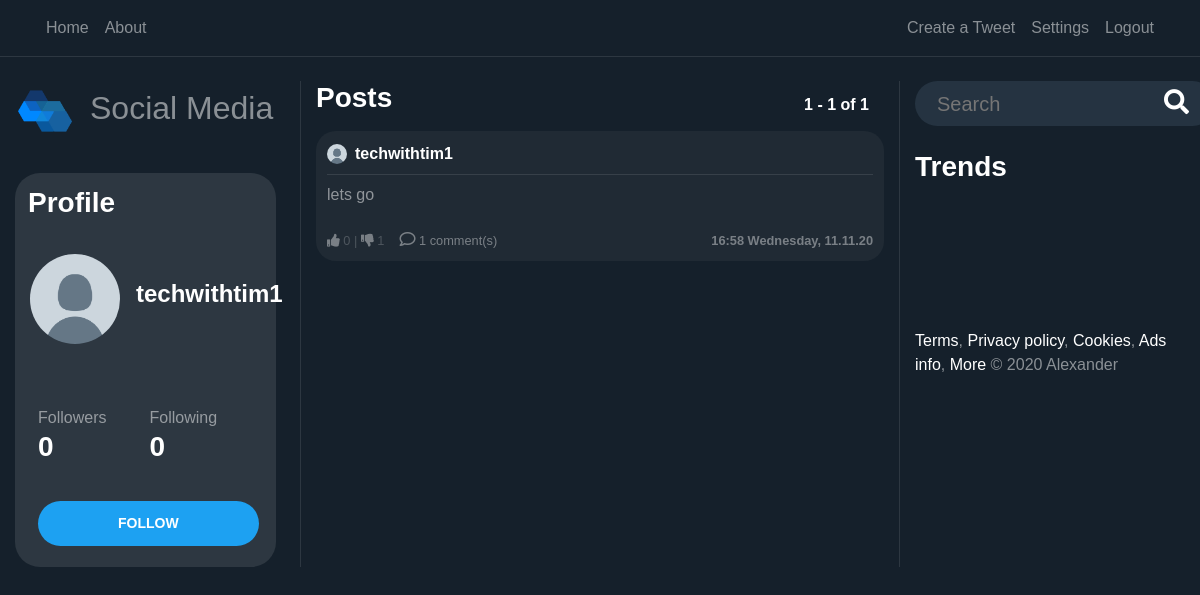
/user/techwithtim1 (signed in), run on the app's committed database.
### users/models.py (models this page shows, shortened)
class Profile(models.Model):
    user = models.OneToOneField(User, on_delete=models.CASCADE)
    image = models.ImageField(default='default.png', upload_to='profile_pics')
    @property
    def followers(self):
        return Follow.objects.filter(follow_user=self.user).count()
    @property
    def following(self):
        return Follow.objects.filter(user=self.user).count()

### blog/models.py (models this page shows, shortened)
class Post(models.Model):
    content = models.TextField(max_length=1000)
    date_posted = models.DateTimeField(default=timezone.now)
    author = models.ForeignKey(User, on_delete=models.CASCADE)
    likes= models.IntegerField(default=0)
    dislikes= models.IntegerField(default=0)
    @property
    def number_of_comments(self):
        return Comment.objects.filter(post_connected=self).count()

### blog/views.py (the view, shortened to what this page needs)
# urls.py: path('user/<str:username>', UserPostListView.as_view(), name='user-posts'),
class UserPostListView(LoginRequiredMixin, ListView):
    model = Post
    template_name = 'blog/user_posts.html'
    context_object_name = 'posts'
    paginate_by = PAGINATION_COUNT
    def visible_user(self):
        return get_object_or_404(User, username=self.kwargs.get('username'))
    def get_context_data(self, **kwargs):
        visible_user = self.visible_user()
        logged_user = self.request.user
        print(logged_user.username == '', file=sys.stderr)
        if logged_user.username == '' or logged_user is None:
            can_follow = False
        else:
            can_follow = (Follow.objects.filter(user=logged_user,
                                                follow_user=visible_user).count() == 0)
        data = super().get_context_data(**kwargs)
        data['user_profile'] = visible_user
        data['can_follow'] = can_follow
        return data
    def get_queryset(self):
        user = self.visible_user()
        return Post.objects.filter(author=user).order_by('-date_posted')

### blog/templates/blog/user_posts.html
{% extends "blog/home.html" %}

### blog/templates/blog/home.html (shortened to what this page needs)
{% extends "blog/base.html" %}
{% load static %}
{% block content %}
    <div class="row">
        <div class="col-12 col-md-3 pr-4 dont-move">
            <a href="/"> <h2><img class="img-fluid" width="60" style="margin-right: 15px;" src="{% static 'blog/logo1.png' %}">Social Media</h2></a><br>
            <div class="profile-section">
            <h3 class="white-important p-2">
                Profile
            </h3>
            <article class="media content-section" style="height: 140px; width: 100%">
                {%  if user_profile != None %}
                    <div class="mt-2 d-flex full-width align-items-center">
                        <img
                           class="rounded-circle mr-3 img-fluid"
                           style="width: 90px; height: 90px;"
                           src="{{ user_profile.profile.image.url }}">
                        <div>
                            <h4 style="text-align: left"
                                    class="white-important">
                                {{ user_profile.username }}
                            </h4>
                        </div>
                    </div>
                {%  endif %}
            </article>
            <article class="media content-section">
                <div class="row full-width pl-2">
                    <div class="col-6">
                            Followers
                    </div>
                    <div class="col-6">
                            Following
                    </div>
                    {%  if user_profile != None %}
                        <div class="col-6">
                            <h3 class="white-important follow-click">
                                <a href="{% url 'user-followers' user_profile.username %}">
                                    {{ user_profile.profile.followers }}
                                </a>
                            </h3>
                        </div>
                         <div class="col-6">
                            <a href="{% url 'user-follows' user_profile.username %}">
                                <h3 class="white-important follow-click">
                                    {{ user_profile.profile.following }}
                                </h3>
                            </a>
                        </div>
                    {%  endif %}
                </div>
            </article>
            <div class="d-flex">
                {%  if user_profile is not None and user_profile.id != user.id  and user.username != '' %}
                    <form method="POST">
                        <div class="form-group">
                            <button style="margin-left: 18px" class="btn btn-sm btn-outline-primary"
                                    name="{% if can_follow %}follow{% else %}unfollow{% endif %}"
                                    type="submit">
                                 {% if can_follow %}
                                     FOLLOW
                                 {% else %}
                                     UNFOLLOW
                                 {% endif %}
                            </button>
                        </div>
                    </form>
                {% endif %}
            </div>
            </div>
        </div>
        <div class="col-12 col-md-6 scrollable" >
            <div class="full-width row">
                <div class="col-6">
                    <h3 class="white-important mb-3">
                        Posts
                    </h3>
                </div>
                 <div class="col-6 no-padding">
                    <h6
                            style="position: absolute; bottom: 0; right: 0"
                            class="white-important mb-3">
                        {{ page_obj.start_index }} - {{ page_obj.end_index }} of
                        {{ paginator.count }}
                    </h6>
                </div>
            </div>
            {% for post in posts %}
                <article class="media content-section hovered-tweet">
                <div style="width: 100%; word-break: break-all;">
                    <div class="pb-2 row m-0" style="width: 100%; margin-right: 0 !important;">
                       <div
                               style="padding-left: 0px !important;"
                               class="col-8 no-padding d-flex align-items-center">
                           <img
                               class="rounded-circle mr-2"
                               style="width: 20px; height: 20px;"
                               src="{{ post.author.profile.image.url }}">
                           <a class="mr-2 white-important" href="{% url 'user-posts' post.author %}">
                               {{ post.author }}
                           </a>
                       </div>
                       <div class="col-4 d-flex flex-row-reverse no-padding align-items-center"
                            style="padding-right: 0 !important;">
                       </div>
                   </div>
                    <div
                            class="mb-2"
                            style="width: 100%; height: 1px; background-color: rgba(255, 255, 255, 0.1)"></div>
                    <a
                            style="color: rgba(255, 255, 255, 0.5) !important;"
                            href="{% url 'post-detail' post.id %}">
                        <p class="mb-4">
                            {{ post.content }}
                        </p>
                    </a>
                        <div class="row">
                            <div class="col-6" style="display: flex;">
                                <small style="opacity: 0.4;">
                                    <a href="#" onClick="document.getElementById('likebutton').submit()"><i class="fas fa-thumbs-up"></i></a> {{post.likes}}   |   <a href="#" onClick="document.getElementById('dislikebutton').submit()"><i class="fas fa-thumbs-down"></i></a> {{post.dislikes}}
                                </small>
                                <small style="opacity: 0.4; margin-left:15px;">
                                    <a href="/post/{{post.id}}/">
                                        <i style=" font-size: 16px;" class="far fa-comment"></i> {{ post.number_of_comments }} comment(s)
                                    </a>
                                </small>
                            </div>
                            <div class="col-6">
                                <small
                                        style="opacity: 0.4;"
                                    class="white-important d-flex full-width flex-row-reverse">
                                    {{ post.date_posted | date:"H:i l, d.m.y" }}
                                </small>
                            </div>
                        </div>
                </div>
                </article>
            {% endfor %}
        </div>
        <div class="col-12 col-md-3 dont-move">
            <form action="{% url 'search' %}" method="post">{% csrf_token %}
                <div class="search-container">
                    <div class="search">
                    <input required name="search" type="text" id="zip-code-input" placeholder="Search">
                    <button type="submit" style="border:0; background: transparent;"><i class="fa fa-search"></i> </button> </a>
                </form>
              </div>
            </div>
            <h3 class="white-important mb-3 mt-4"> Trends </h3>
                <div class="container1" style="margin-top: 145px;">
                <p><a href="">Terms</a>,
<a href="">Privacy policy</a>,
<a href="">Cookies</a>,
<a href="">Ads info</a>,
<a href="">More</a>
© 2020 Alexander</p>
</div>
        </div>
    </div>
{% endblock content %}

### blog/static/blog/main.css (style rules this page uses)
:root { --muted-color: rgba(255, 255, 255, 0.5); }
body { background: #15202b; color: var(--muted-color); margin-top: 5rem; }
h1, h2, h3, h4, h5, h6 { color: var(--muted-color); }
.content-section { padding: 10px 10px; margin-bottom: 20px; }
.no-padding { padding: 0 !important; }
a { color: white; text-underline: none; text-decoration: none !important; }
article { border-radius: 4px; }
.white-important { color: white; font-weight: bold; }
.full-width { width: 100% }
.btn-outline-primary { border-color: white; color: white !important; padding: 12px 80px 12px 80px; font-weight: bold; background-color: #1da1f2; border:0; border-radius: 25px; }
.hovered-tweet { background-color: #90909017; border-radius: 20px; }
.hovered-tweet { border: 1px solid transparent; }
.profile-section { background-color: #2d3741; padding: 5px; border-radius: 25px; }
.scrollable { overflow-y: auto; border-left: 1px solid #2d3741; border-right: 1px solid #2d3741; }

### blog/static/blog/style.css (style rules this page uses)
body { font-family: Arial, Helvetica, sans-serif; height: 100vh; margin: 0; padding: 0; }
.search-container { width: 300px; height: 45px; background-color: #253341; border-radius: 30px; display: flex; }
.search-container input { width: 100%; font-size: 20px; background-color: transparent; border: 0; color: white; }
.search-container .search { flex-grow: 1; display: flex; align-items: center; padding-left: 20px; padding-right: 20px; }
.search i { font-size: 25px; color: white; }
.search i { cursor: pointer; }

### data on the page
Post: author.profile.image (placeholder picture), author "techwithtim1", content "lets go", likes "0", dislikes "1", number_of_comments "1", date_posted "16:58 Wednesday, 11.11.20"

### other printed values
{{ user_profile.username }} "techwithtim1"
{{ user_profile.profile.followers }} "0"
{{ user_profile.profile.following }} "0"
{{ page_obj.start_index }} "1"
{{ page_obj.end_index }} "1"
{{ paginator.count }} "1"
